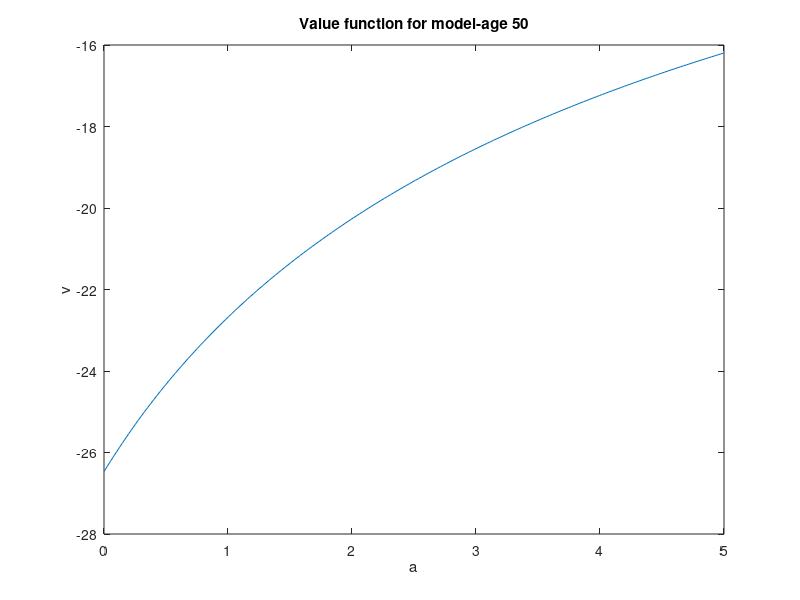

This chart was generated by the following MATLAB code: (Note: this script raises an error after producing the figure.)
%*************************************************************************
% Econ 899 HW5 
% Shiyan Wei
% 11/06/2018
% ************************************************************************

% ************************************************************************
% This script is used to solving the homework 5 for Econ 899
% ***********************************************************************
clear
clc
close all

%% Data Initiated 
N = 66;
n = 0.011;
% Grid Number
Na = 200;

% Initial asset holding
a1 = 0;

% worker retire
JR = 46;

% Benefits

% labor income tax
ttheta  = 0.11;

ggama = 0.42;
ssigma = 2;

% idiosyncratic productivity
z = [3;0.5];
% The probability of productivity
Pz = [0.2037;0.7963];

% Trhansition probability
Pi = [0.9261 1-0.9261;
     1-0.9811 0.9811];

% capital share
aalpha = 0.36;
% depreciation rate
delta = 0.06;

% Asset Space
alb = 0;
aub = 5;

A = linspace(alb, aub, Na)';

a = A* ones(1,Na);
aa = A* ones(1,Na); 

% labor space
% Here I do not use the [0,1] because we  
llb = 0.00000001;
lub = 0.99999999;

L = linspace(llb,lub,Na)';
l = L* ones(1,Na);


% Import labor effciency
ef = importdata('ef.txt');

%% Dynamic Programming Problem
w = 1.05;
r = 0.05;
b = 0.2;

bbeta = 0.97;

%------------- The utility for the retireed agent ----------------
% consumption of returement
 
c_r = (1+r)*a + b - aa';
c_r(find(c_r <=0)) = NaN;

% utility of the retirement
u_r = (c_r .^ ((1-ssigma) .* ggama))./(1-ssigma);
u_r(find(isnan(u_r))) = -inf;

%----------- The value function for retired agent ----------------

v0_r = zeros(Na,N-JR);
v1_r = zeros(Na,N-JR);
dec_r = zeros(Na,N-JR);

% find the value function for the T age agent
v1_r(:,N-JR)= u_r(:,1); % The coloumn 1 means the agent choose not to save in this period.
v0_r = v1_r;

% find the value function for the j<T age agent
for j = N-JR-1:-1:1
    w_r = u_r + bbeta .*v0_r(:,j+1)';
    [v1_r(:,j), dec_r(:,j)] = max(w_r,[],2);
    v0_r = v1_r;
end

plot(A,v1_r(:,4))
title('Value function for model-age 50')
xlabel('a') 
ylabel('v')

%----------- The utility function for worked agent ----------------
% labor efficiency 
% - first row is ef if it get z = 3
% - second row is the ef if it get z = 0.5
e = z * ef';

v0_w_zh = zeros(Na,JR);
v0_w_zl = zeros(Na,JR);
v1_w_zh = zeros(Na,JR);
v1_w_zl = zeros(Na,JR);
% the last period of value function of working agent is the same as the
% retire people

v0_w_zh(:,JR) = v0_r(:,1);
v0_w_zl(:,JR) = v0_r(:,1);
v1_w_zh = v0_w_zh;
v1_w_zl = v0_w_zl;


% Initiate the decision rule for people d_l(a| j) d_aa(a|j)
% - row of each is the a
% - collumn is the age
dec_l_zh = zeros(Na,JR-1);
dec_aa_zh = zeros(Na,JR-1);

dec_l_zl = zeros(Na,JR-1);
dec_aa_zl = zeros(Na,JR-1);


for j = JR-1
% searh for the best l an aa' combination for each a
for i = 1:Na
    ai = A(i);    
    % ------------ the labor l and future asset aaa choice of worker --------------------
    % consumption of worker
    c_w_zh = w * (1-ttheta)* e(1,j)* l + (1+r) * ai - aa';
    c_w_zl = w * (1-ttheta)* e(2,j)* l + (1+r) * ai - aa';
    c_w_zh(find(c_w_zh <0)) = NaN; 
    c_w_zl(find(c_w_zl <0)) = NaN;
  % utility of the worker is 
    u_w_zh = (c_w_zh.^ggama.*(1-l).^(1-ggama)).^(1-ssigma)/(1-ssigma);
    u_w_zl = (c_w_zl.^ggama.*(1-l).^(1-ggama)).^(1-ssigma)/(1-ssigma);
    u_w_zh(find(isnan(u_w_zh))) = -inf;
    u_w_zl(find(isnan(u_w_zl))) = -inf;
    
    w_zh = u_w_zh + bbeta * v0_w_zh(:,j+1)';
    w_zl = u_w_zl + bbeta * v0_w_zl(:,j+1)';
   
   % --------------make choice of (l,aa) given a ------------------
   % we frist choose aa
   % - v1_zh_aa the optimal value w_zh after choosing aa, given a. The row of
   % w_zh is varies of l.
   % - dec_zh_aa is the optimal choice of aa given varies of l
   [v1_zh_aa, dec_zh_aa] = max(w_zh,[],2);
   [v1_zl_aa, dec_zl_aa] = max(w_zl,[],2); 
   
   
   % then choose l
   % - v1_zh_aa the optimal value w_zh after choosing aa, given a. The row of
   % w_zh is varies of l.
   % - dec_zh_aa is the optimal choice of aa given varies of l   
   [v1_zh_l,dec_zh_l] = max(v1_zh_aa);
   [v1_zl_l,dec_zl_l] = max(v1_zl_aa);
   
   % storage the choice of aa, l in the matrix
   % for the good worker
    dec_l_zh(i,j) = dec_zh_l;
    dec_aa_zh(i,j) = dec_zh_aa(dec_zh_l);
    
   % for the bad worker 
    dec_l_zl(i,j) = dec_zl_l;
    dec_aa_zl(i,j) = dec_zl_aa(dec_zl_l);
   
    % storage the value function
    v1_w_zh(i,j) = v1_zh_l;
    v1_w_zl(i,j) = v1_zl_l;
    
    v0_w_zh(:,j) = v1_w_zh(:,j); 
    v0_w_zl(:,j) = v1_w_zl(:,j); 
end
    
end

%------- For the rest of the working agent  -------------------------------
 for j = JR-2:-1:1
     tic
for i = 1:Na
    ai = A(i);    
    % ------------ the labor l and future asset aaa choice of worker --------------------
    % consumption of worker
    c_w_zh = w * (1-ttheta)* e(1,j)* l + (1+r) * ai - aa';
    c_w_zl = w * (1-ttheta)* e(2,j)* l + (1+r) * ai - aa';
    c_w_zh(find(c_w_zh <0)) = NaN; 
    c_w_zl(find(c_w_zl <0)) = NaN;
  % utility of the worker is 
    u_w_zh = (c_w_zh.^ggama.*(1-l).^(1-ggama)).^(1-ssigma)/(1-ssigma);
    u_w_zl = (c_w_zl.^ggama.*(1-l).^(1-ggama)).^(1-ssigma)/(1-ssigma);
    u_w_zh(find(isnan(u_w_zh))) = -inf;
    u_w_zl(find(isnan(u_w_zl))) = -inf;
    
    w_zh = u_w_zh + bbeta * (Pi(1,1)*v0_w_zh(:,j+1)' + Pi(1,2)*v0_w_zl(:,j+1)');
    w_zl = u_w_zl + bbeta * (Pi(2,1)*v0_w_zh(:,j+1)' + Pi(2,2)*v0_w_zl(:,j+1)') ;
   
   % --------------make choice of (l,aa) given a ------------------
   % we frist choose aa
   % - v1_zh_aa the optimal value w_zh after choosing aa, given a. The row of
   % w_zh is varies of l.
   % - dec_zh_aa is the optimal choice of aa given varies of l
   [v1_zh_aa, dec_zh_aa] = max(w_zh,[],2);
   [v1_zl_aa, dec_zl_aa] = max(w_zl,[],2); 
   
   
   % then choose l
   % - v1_zh_aa the optimal value w_zh after choosing aa, given a. The row of
   % w_zh is varies of l.
   % - dec_zh_aa is the optimal choice of aa given varies of l   
   [v1_zh_l,dec_zh_l] = max(v1_zh_aa);
   [v1_zl_l,dec_zl_l] = max(v1_zl_aa);
   
   % storage the choice of aa, l in the matrix
   % for the good worker
    dec_l_zh(i,j) = dec_zh_l;
    dec_aa_zh(i,j) = dec_zh_aa(dec_zh_l);
    
   % for the bad worker 
    dec_l_zl(i,j) = dec_zl_l;
    dec_aa_zl(i,j) = dec_zl_aa(dec_zl_l);
   
    % storage the value function
    v1_w_zh(i,j) = v1_zh_l;
    v1_w_zl(i,j) = v1_zl_l;
    
    v0_w_zh(:,j) = v1_w_zh(:,j); 
    v0_w_zl(:,j) = v1_w_zl(:,j);  
   
end
fprintf('The current age group is %d .\n',j);
toc
 end
% plot the policy function for h0d0
figure(1)
plot(A,A(dec_aa_zh(:,1)),A,A(dec_aa_zl(:,1)));% the policy function for employment state
legend({'high efficiency policy function','low efficiency policy function'},'Location','southeast')
xlabel('a') 
ylabel('savling')
title('Savling function for model-age 20')


%% Question 2

% initiate the density mu of each age corhort, mu(i) is the density of 
% agent in age i.   
mu = ones(N,1);
for i = 1: N-1
    mu(i+1) = mu(i)/(1+n);
end
% normalized mu, the sized, of population to be 1
mu = mu./sum(mu);

% -------- compute the asset choice --------------------
% compute the decision matrix for working agent
% - first argument is a
% - second argument is its asset choice in the next period aa
% - the third argument is age j
g_aa_zh = zeros(Na,Na,JR-1);
g_aa_zl = zeros(Na,Na,JR-1);
for j = 1:JR-1
    for i = 1:Na
        % create the transition criterion
        g_aa_zh(i,dec_aa_zh(i,j),j) = 1;
                % create the transition criterion
        g_aa_zl(i,dec_aa_zl(i,j),j) = 1;
    end
end

% compute the decision matrix for retiring agent
% - first argument is a
% - second argument is its asset choice in the next period aa
% - the third argument is age j

g_aa_r = zeros(Na,Na,N-JR);
% replace the last collumn to always choose asset 1
dec_r(:,N-JR) = ones(Na,1);
for j = 1:N-JR % the reason that I putt J-JR-1 here is that the last coloum of dec_r = 0
    for i = 1:Na
        % create the transition criterion
        g_aa_r(i,dec_r(i,j),j) = 1;
                % create the transition criterion
        g_aa_r(i,dec_r(i,j),j) = 1;
    end
end

% compute the transition matrix for working agent
 trans_aa=zeros(2*Na,2*Na,JR-1);
for j = 1:JR-1
    trans_aa(:,:,j) = [g_aa_zh(:,:,j)*Pi(1,1), g_aa_zl(:,:,j)*Pi(1,2) 
                       g_aa_zh(:,:,j)*Pi(2,1), g_aa_zl(:,:,j)*Pi(2,2) ];
    trans_aa(:,:,j) = trans_aa(:,:,j)'; 
end

% compute the transition matrix for retiring agent
% - retiring agent does not need the transition matrix, since they do not
% have two type. So we can just use the decision matrix.
% trans_r = zeros(2*Na,2*Na,N-JR); 
% for j = 1:N-JR-1
%     trans_r(:,:,j) = [g_aa_r(:,:,j),g_aa_r(:,:,j);
%                       g_aa_r(:,:,j),g_aa_r(:,:,j)];
%     trans_r(:,:,j) = trans_r(:,:,j)';
% end

% -------- the wealth distribution of each cohort -------------
% - phi_zh(a,j) is the density of agent asset holding aa in age j with high
% working efficiency
% - phi_zl(a,j) is the density of agent asset holding aa in age j with low
% working efficiency
phi_zh = zeros(Na,JR-1); 
phi_zl = zeros(Na,JR-1);

% initate the new born generate people will be hold 0 asset
phi_zh(1,1) = Pz(1); 
phi_zl(1,1) = Pz(2); 

phi = [phi_zh;phi_zl];

% calculate the transition of asset holding choice for working agent
for j = 1:JR-1

    phi(:,j+1) = trans_aa(:,:,j) *  phi(:,j);

end

phi_zh = phi(1:Na,:);
phi_zl = phi(Na+1:2*Na,:);

% calcualte the transition of asset holding for retired agent
phi_r = zeros(Na,N-JR);
% extract the asset holding before retire
retire_a = reshape(phi(:,JR),[Na,2]);
% sum over the asset holding choice over
phi_r(:,1) = sum(retire_a,2);

% calculate the transition of asset holding choice for retired agent
% Note: The first period is the same as the last period of working agent 
for j = 1:N-JR

    phi_r(:,j+1) = g_aa_r(:,:,j)' *  phi_r(:,j);

end

% divid population amount into working group and retire group
mu_work = diag(mu(1:JR-1));
mu_r = diag(mu(JR:N));

% rescale the working population density of each age cohort by age amount
phi_zh = phi_zh(1:JR-1) * mu_work;
phi_zl = phi_zl(1:JR-1) * mu_work;

% rescale the retiring population density of each age cohort by age amount
phi_r = phi_r * mu_r;                      
